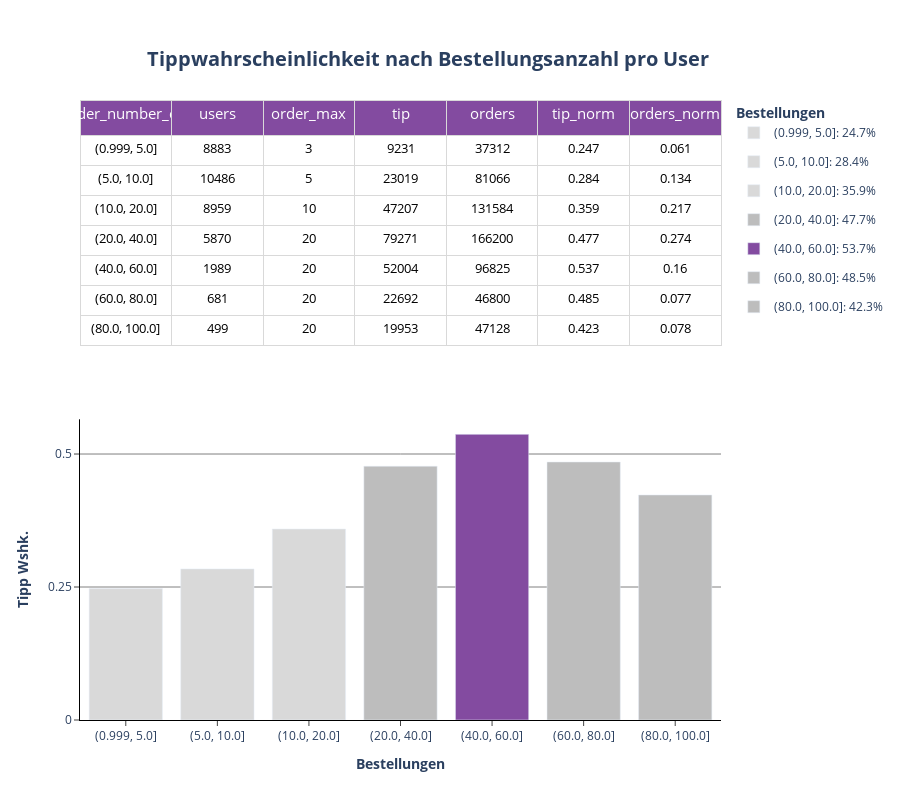

Notebook source saved alongside this figure:
### Code cell
# Plot P3: order_number 

fig = make_subplots(cols= 1, rows=2, specs= [[dict(type= "table")], [dict(type= "bar")]], vertical_spacing= 0.03)

fig.add_trace(
  go.Table(
    columnorder= [1, 2, 3, 4, 5, 6, 7],
    columnwidth= [1, 1, 1, 1, 1, 1, 1],
    header=dict(
        values= list(df_order_number3.columns),
        fill_color= px.colors.sequential.Purpor[5],
        line_color= px.colors.sequential.Greys[2],
        font= dict(color= "white", size=15),
        height= 35
        ),
    cells=dict(
        values= df_order_number3.T.values,
        fill_color= "white",
        line_color= px.colors.sequential.Greys[2],
        font= dict(color= "black", size=13),
        align= "center",
        height= 30
        )
    ),
    col= 1,
    row= 1
)


for interval in df_order_number3.order_number_cut.unique():

 if 0.5 <= df_order_number3.loc[df_order_number3.order_number_cut == interval].tip_norm.values:
  color = px.colors.sequential.Purpor[5]

  fig.add_trace(
   go.Bar(
    x= df_order_number3.loc[df_order_number3.order_number_cut == interval].order_number_cut.values,
    y= df_order_number3.loc[df_order_number3.order_number_cut == interval].tip_norm.values,
    name= f"{interval}: {(df_order_number3.loc[df_order_number3.order_number_cut == interval].tip_norm.values[0] * 100).round(2)}%",
    showlegend= True,
    marker= dict(color= color),
    width= 0.8,
    legendgroup= f"{interval}",
    hovertemplate = f"<b>{interval}</b><br><br>" +
        "Tipp: %{y:.0%}<br>" +
        "<extra></extra>",
   ),
  )

 elif 0.4 < df_order_number3.loc[df_order_number3.order_number_cut == interval].tip_norm.values < 0.5:
  color = px.colors.sequential.Greys[3]

  fig.add_trace(
   go.Bar(
    x= df_order_number3.loc[df_order_number3.order_number_cut == interval].order_number_cut.values,
    y= df_order_number3.loc[df_order_number3.order_number_cut == interval].tip_norm.values,
    name= f"{interval}: {(df_order_number3.loc[df_order_number3.order_number_cut == interval].tip_norm.values[0] * 100).round(2)}%",
    showlegend= True,
    marker= dict(color= color),
    width= 0.8,
    legendgroup= f"{interval}",
    hovertemplate = f"<b>{interval}</b><br><br>" +
        "Tipp: %{y:.0%}<br>" +
        "<extra></extra>",
   ),
  )

 else:
  color = px.colors.sequential.Greys[2]

  fig.add_trace(
   go.Bar(
    x= df_order_number3.loc[df_order_number3.order_number_cut == interval].order_number_cut.values,
    y= df_order_number3.loc[df_order_number3.order_number_cut == interval].tip_norm.values,
    name= f"{interval}: {(df_order_number3.loc[df_order_number3.order_number_cut == interval].tip_norm.values[0] * 100).round(2)}%",
    showlegend= True,
    marker= dict(color= color),
    width= 0.8,
    legendgroup= f"{interval}",
    hovertemplate = f"<b>{interval}</b><br><br>" +
        "Tipp: %{y:.0%}<br>" +
        "<extra></extra>",
   ),
  )


fig.update_layout(title= dict(text= "<b>Tippwahrscheinlichkeit nach Bestellungsanzahl pro User</b>", font_size= 20, xanchor= "center", yanchor= "top", y=0.935, x=0.475), legend_title_text = "<b>Bestellungen</b>", height= 800)
fig.update_xaxes(title_text="<b>Bestellungen</b>", ticks= "outside", col= 1, row= 2, showline= True)
fig.update_yaxes(title_text="<b>Tipp Wshk.</b>", ticks= "outside", showgrid= True, gridcolor= "grey", col= 1, row= 2, showline= True, tickvals= [0, 0.25, 0.5, 0.75])
fig.update_layout(plot_bgcolor= "white", xaxis= dict(linecolor= "black"), yaxis= dict(linecolor= "black"))

fig.show()

### Figure 1 — Plotly figure (JSON) as saved in the notebook; plotly's stock layout.template omitted (floating-point values rounded to 4 significant figures)
{"data": [{"cells": {"align": "center", "fill": {"color": "white"}, "font": {"color": "black", "size": 13}, "height": 30, "line": {"color": "rgb(217,217,217)"}, "values": [["(0.999, 5.0]", "(5.0, 10.0]", "(10.0, 20.0]", "(20.0, 40.0]", "(40.0, 60.0]", "(60.0, 80.0]", "(80.0, 100.0]"], [8883, 10486, 8959, 5870, 1989, 681, 499], [3, 5, 10, 20, 20, 20, 20], [9231, 23019, 47207, 79271, 52004, 22692, 19953], [37312, 81066, 131584, 166200, 96825, 46800, 47128], [0.247, 0.284, 0.359, 0.477, 0.537, 0.485, 0.423], [0.061, 0.134, 0.217, 0.274, 0.16, 0.077, 0.078]]}, "columnorder": [1, 2, 3, 4, 5, 6, 7], "columnwidth": [1, 1, 1, 1, 1, 1, 1], "domain": {"x": [0, 1], "y": [0.515, 1]}, "header": {"fill": {"color": "rgb(131, 75, 160)"}, "font": {"color": "white", "size": 15}, "height": 35, "line": {"color": "rgb(217,217,217)"}, "values": ["order_number_cut", "users", "order_max", "tip", "orders", "tip_norm", "orders_norm"]}, "type": "table"}, {"hovertemplate": "<b>(0.999, 5.0]</b><br><br>Tipp: %{y:.0%}<br><extra></extra>", "legendgroup": "(0.999, 5.0]", "marker": {"color": "rgb(217,217,217)"}, "name": "(0.999, 5.0]: 24.7%", "showlegend": true, "type": "bar", "width": 0.8, "x": ["(0.999, 5.0]"], "y": [0.247]}, {"hovertemplate": "<b>(5.0, 10.0]</b><br><br>Tipp: %{y:.0%}<br><extra></extra>", "legendgroup": "(5.0, 10.0]", "marker": {"color": "rgb(217,217,217)"}, "name": "(5.0, 10.0]: 28.4%", "showlegend": true, "type": "bar", "width": 0.8, "x": ["(5.0, 10.0]"], "y": [0.284]}, {"hovertemplate": "<b>(10.0, 20.0]</b><br><br>Tipp: %{y:.0%}<br><extra></extra>", "legendgroup": "(10.0, 20.0]", "marker": {"color": "rgb(217,217,217)"}, "name": "(10.0, 20.0]: 35.9%", "showlegend": true, "type": "bar", "width": 0.8, "x": ["(10.0, 20.0]"], "y": [0.359]}, {"hovertemplate": "<b>(20.0, 40.0]</b><br><br>Tipp: %{y:.0%}<br><extra></extra>", "legendgroup": "(20.0, 40.0]", "marker": {"color": "rgb(189,189,189)"}, "name": "(20.0, 40.0]: 47.7%", "showlegend": true, "type": "bar", "width": 0.8, "x": ["(20.0, 40.0]"], "y": [0.477]}, {"hovertemplate": "<b>(40.0, 60.0]</b><br><br>Tipp: %{y:.0%}<br><extra></extra>", "legendgroup": "(40.0, 60.0]", "marker": {"color": "rgb(131, 75, 160)"}, "name": "(40.0, 60.0]: 53.7%", "showlegend": true, "type": "bar", "width": 0.8, "x": ["(40.0, 60.0]"], "y": [0.537]}, {"hovertemplate": "<b>(60.0, 80.0]</b><br><br>Tipp: %{y:.0%}<br><extra></extra>", "legendgroup": "(60.0, 80.0]", "marker": {"color": "rgb(189,189,189)"}, "name": "(60.0, 80.0]: 48.5%", "showlegend": true, "type": "bar", "width": 0.8, "x": ["(60.0, 80.0]"], "y": [0.485]}, {"hovertemplate": "<b>(80.0, 100.0]</b><br><br>Tipp: %{y:.0%}<br><extra></extra>", "legendgroup": "(80.0, 100.0]", "marker": {"color": "rgb(189,189,189)"}, "name": "(80.0, 100.0]: 42.3%", "showlegend": true, "type": "bar", "width": 0.8, "x": ["(80.0, 100.0]"], "y": [0.423]}], "layout": {"height": 800, "legend": {"title": {"text": "<b>Bestellungen</b>"}}, "plot_bgcolor": "white", "title": {"font": {"size": 20}, "text": "<b>Tippwahrscheinlichkeit nach Bestellungsanzahl pro User</b>", "x": 0.475, "xanchor": "center", "y": 0.935, "yanchor": "top"}, "xaxis": {"anchor": "y", "domain": [0, 1], "linecolor": "black", "showline": true, "ticks": "outside", "title": {"text": "<b>Bestellungen</b>"}}, "yaxis": {"anchor": "x", "domain": [0, 0.485], "gridcolor": "grey", "linecolor": "black", "showgrid": true, "showline": true, "ticks": "outside", "tickvals": [0, 0.25, 0.5, 0.75], "title": {"text": "<b>Tipp Wshk.</b>"}}}}
